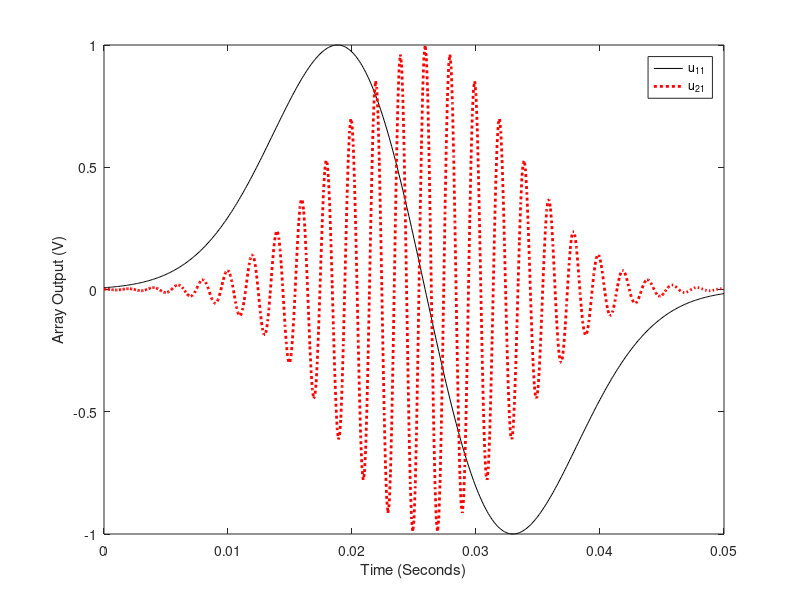

MATLAB code for this plot: (Note: this script raises an error after producing the figure.)
%Generate array output using 3D sound field model
%J Pan 24/6/2025
clc
clear all
close all
%Source parameters
Q_o = 0.01;
roh_o = 1.02;
c_o = 340; %speed of sound
T = 0.01;
t_0 = 0.02;
d_t = 0.0001; %time step
omega = 500*2*pi; %angular freq
x_s = 0;
y_s = -0.25;
z_s = 0;

%Array parameters
x_a = 2.0;
z_a = 0;
d_y = 0.08; %spacing between array elements

N_mics = 11;

num_samples = 501;
time = (0:num_samples-1) * d_t; %preallocate how many samples


p1 = zeros(length(time), N_mics);
p2 = zeros(length(time), N_mics);

%time loop

for k = 1:num_samples
    %t1 = (k-1)*d_t;
    t1 = time(k);
    %array output
    for n = 1:N_mics %number of microphones = 11
        y_a = (n-6)*d_y;
        R_a = sqrt( (x_a-x_s)^2 +(y_a-y_s)^2 + (z_a-z_s)^2 );
        t = t1 -R_a/c_o;        
        Q1_dot = - (2*(t - t_0)/T^2)*Q_o*exp(- (t - t_0)^2/T^2);
        Q2_dot = Q_o*exp(-(t - t_0)^2/T^2)*(-(2*(t - t_0)/T^2)*sin(omega*t) + omega*cos(omega*t));
    
        p1(k,n) = (roh_o/(4*pi*R_a))*Q1_dot;
        p2(k,n) = (roh_o/(4*pi*R_a))*Q2_dot;
    end
end

% plot(time, p1(1,:),'k-','LineWidth', 2);
% plot(time, p2(1,:),'k-','LineWidth', 2);

plot(time, p1(:,1)/max(p1(:,1)),'k-',time, p2(:,1)/max(p2(:,1)),'r:','LineWidth', 2);
ylabel('Array Output (V)')
xlabel('Time (Seconds)')
legend('u_1_1','u_2_1')

%% L Marshall additions
generated_monopoles = p1./max(p1, [], 1);
generated_modulateds = p2./max(p2, [], 1);
%results = [time(:), generated_monopoles(:), generated_modulateds(:)];
results = [time(:), generated_monopoles, generated_modulateds];

% Save data to file
writematrix(results, 'generatedsignal.csv')

% Source and array center positions
x_array = x_a;
y_array = 0;

% Vector from source to array center
dx = x_array - x_s;
dy = y_array - y_s;

% Direction of Arrival (DoA) angle in radians and degrees
theta_rad = atan2(-dy, dx); % Negative dy because y-axis increases upward
theta_deg = rad2deg(theta_rad);

fprintf('Direction of Arrival (DoA): %.2f degrees\n', theta_deg);

%% 2D Plot of Linear Microphone Array Geometry %%
figure;
hold on;
grid on;
axis equal;

% Microphone positions
num_mics = 11;
y_positions = ((1:num_mics)-6)*d_y; %Centered around y = 0
x_positions = x_a*ones(1, num_mics); %All mics at x = x_a

% Plot microphones
scatter(x_positions, y_positions, 80, 'b', 'filled');

label_offset_x = 0.05; 
for n = 1:num_mics
    text(x_positions(n) + label_offset_x, y_positions(n), ...
        ['Mic ' num2str(n)], 'HorizontalAlignment', 'left', 'VerticalAlignment', 'middle');
end


% Plot source
scatter(x_s, y_s, 100, 'r', 'filled');
text(x_s - 0.3, y_s + 0.02, 'Source', 'HorizontalAlignment', 'left', 'VerticalAlignment', 'middle');


xlabel('X Position (m)');
ylabel('Y Position (m)');
title('Layout of Linear Microphone Array');
legend('Microphones', 'Source', 'Location', 'northwest');
xlim([-0.35 2.2]);
ylim([-0.6 0.6]);
